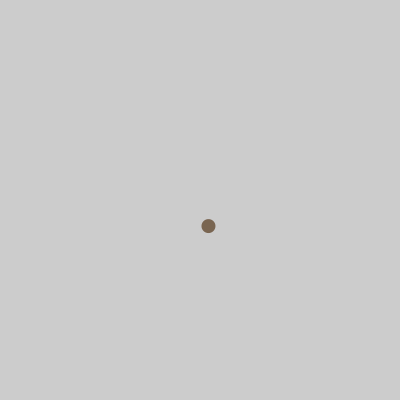
Frame 1 (no input)
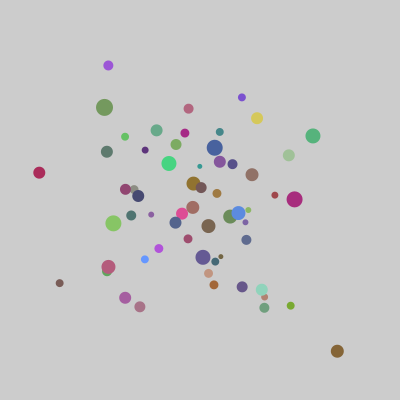
Frame 60 (the mouse pressed at the canvas centre just before this capture)
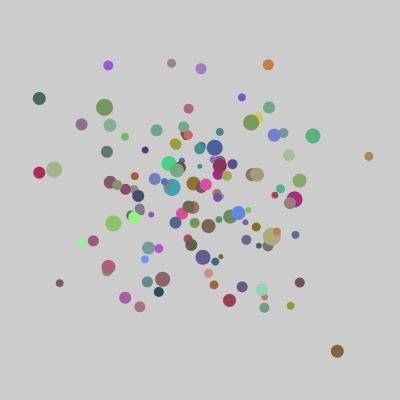
Frame 120 (the mouse held since frame 60 and released just before this capture)

The Processing sketch that drew these frames (run headless with seeded random() and noise(); from frame 60 on, the mouse is pressed at the canvas centre):

// Processing sketch: gaussian_painter
// ── gaussian_painter.pde
void setup() {
  size(400, 400);
}

void draw() {
  float x = randomGaussian() * 60 + 200;
  float y = randomGaussian() * 60 + 200;
  int size = floor(randomGaussian() * 3 + 10) + 1;
  
  noStroke();
  fill(random_color());
  circle(x, y, size);
}

color random_color() {
  float r = randomGaussian() * 42.5 + 127.5;
  float g = randomGaussian() * 42.5 + 127.5;
  float b = randomGaussian() * 42.5 + 127.5;
  return color(r, g, b);
}
